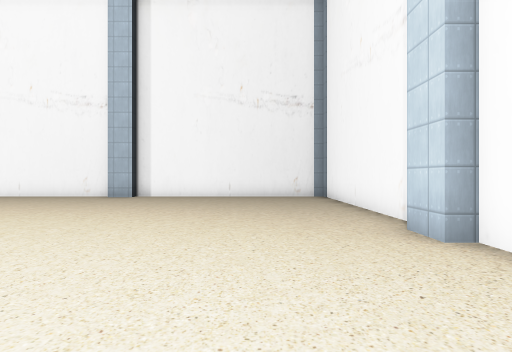
View 1 (above)

18 first-person views from a walk through a 3-D level made in the Godot game engine. The camera is 1.4 m above the floor, looks level and sees 80° across. The floor is counted in squares, 1.8 m on a side. Each view is taken from the middle of a square. On the plan, view 1 faces up. The plan holds only what a view shows up to about 11 squares ahead; the rest is blank. The place goes on beyond the plan. Some surface patterns are stand-ins.

View 2
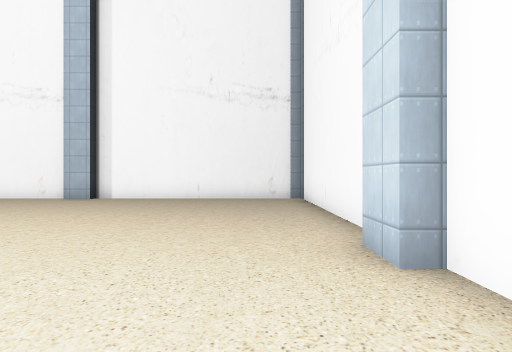

View 3
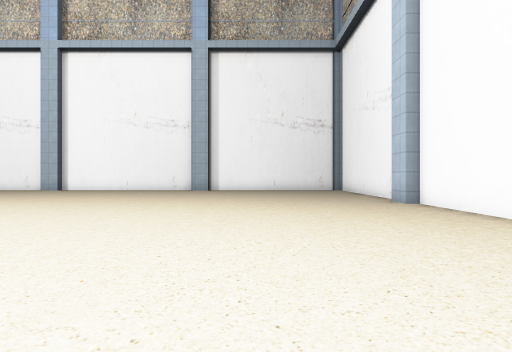

View 4
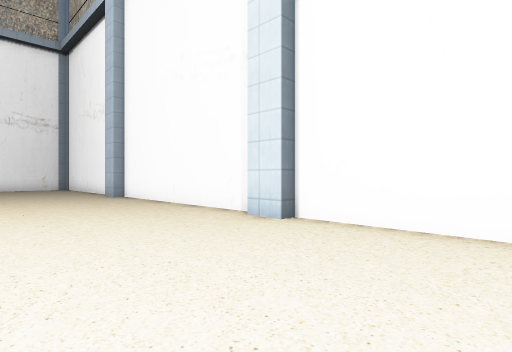

View 5
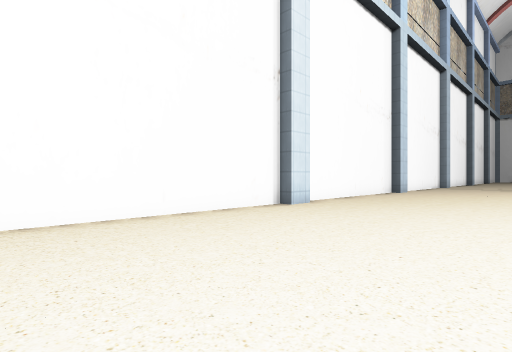

View 6
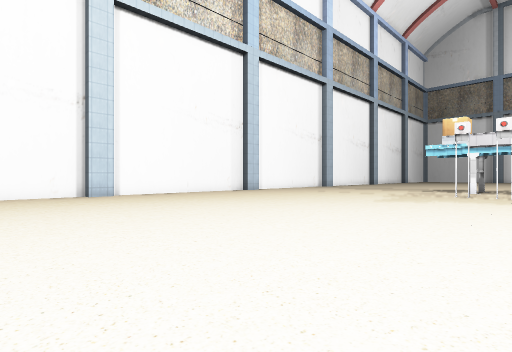

View 7
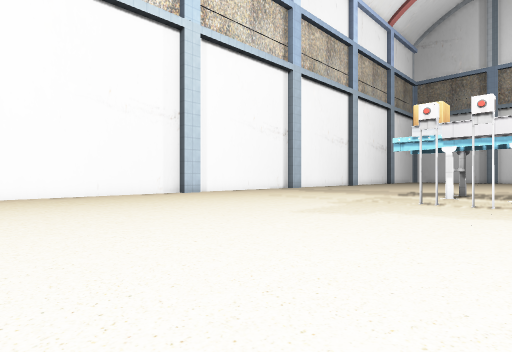

View 8
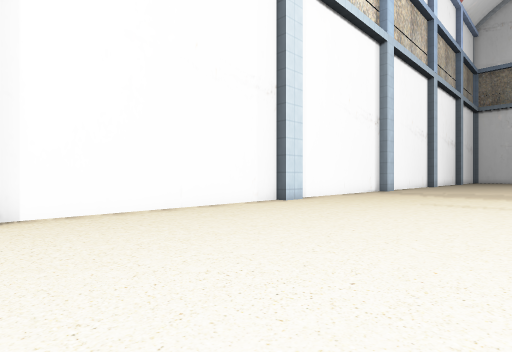

View 9
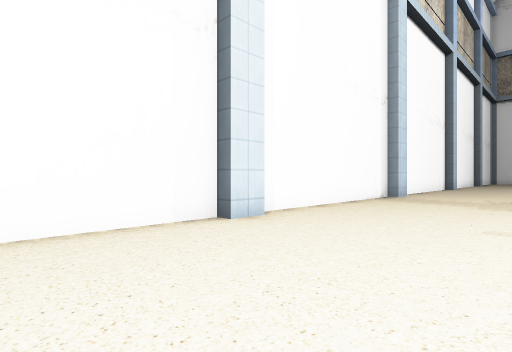

View 10
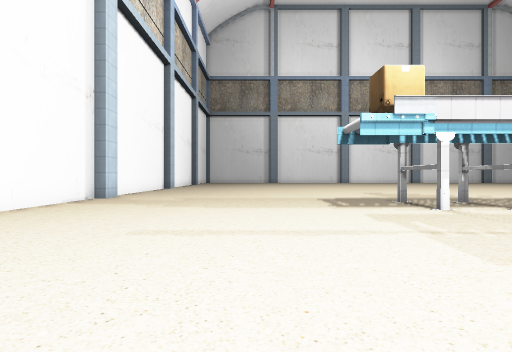

View 11
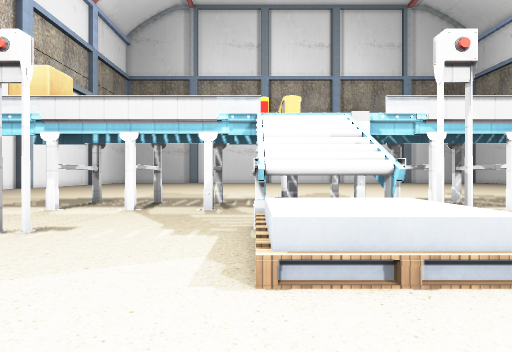

View 12
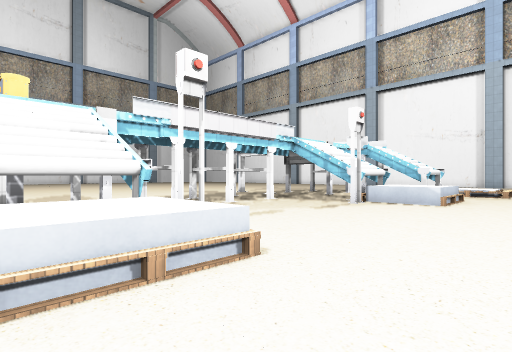

View 13
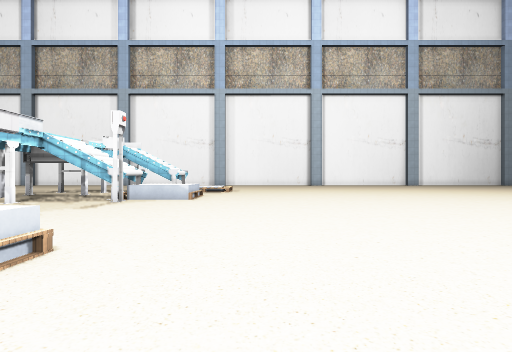

View 14
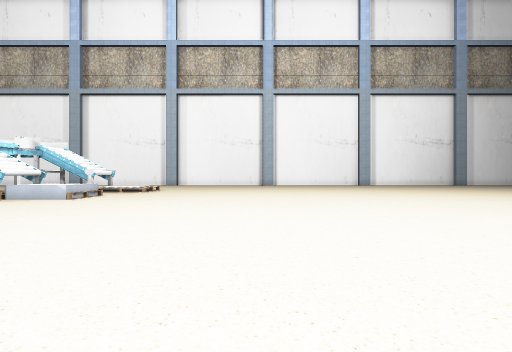

View 15
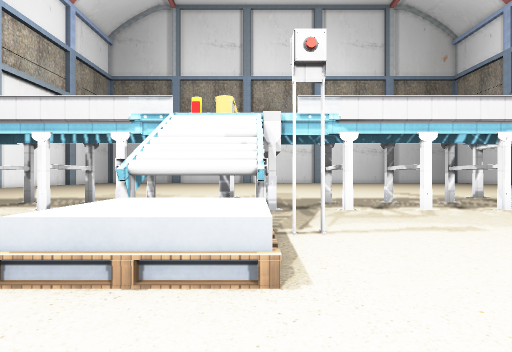

View 16
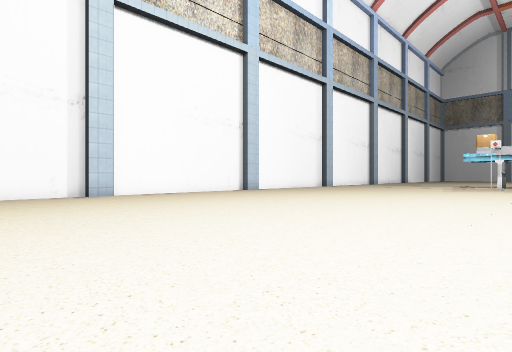

View 17
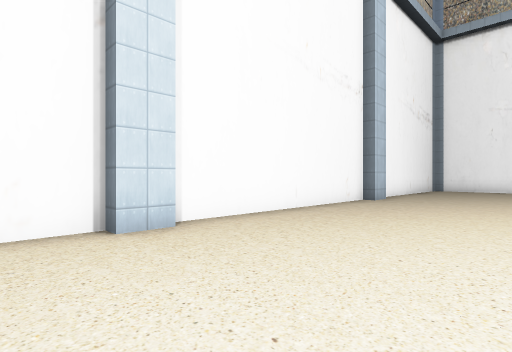

View 18
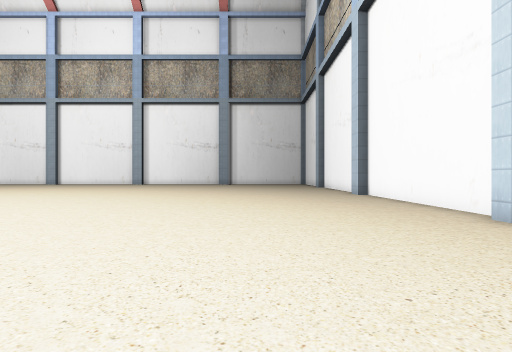

### Floor plan
Key: @ floor where view 1 was taken; # wall or solid block; . main floor; : floor 0.75 m higher than the main floor; / step, stairs or slope; B button; P pallet; C conveyor.
Columns run from 22 left of view 1 to 3 right of it. Each row starts with its distance up from view 1.
 12    #######################
 11    ......................#
 10    ......................#
  9    ......................#
  8    ......................#
  7    ............ .........#
  6    ......................#
  5    ......................#
  4    ......................#
  3    ........  ............#
  2    ......     ...........#
  1    .....       ..........#
  0    ....     ..........@..#
 -1    ...      .............#
 -2             .............#
 -3             .............#
 -4             .............#
 -5 ...         .............#
 -6 ....         ............#
 -7 .....        ............#
 -8 ......      .............#
 -9 ........    .............#
-10 .........   .............#
-11 ..........  .............#
-12 ........... .............#
-13 .........................#
-14 ........... .............#
-15 ..........  .............#
-16 ........... .............#
-17 .........................#
-18 .........................#
-19 //......///..............#
-20 :/....../:/..............#
-21 CCB....BPC/..B.B.........#
-22 .C......C C..............#
-23 ......... ...............#
-24 ..#.#.#.# .#.#.#.........#
-25 ..#.#.#.  .#.#.#.........#
-26 #.#.#.#. #.#.#.#.........#
-27 ........  ...............#
-28 #........#...............#

Where each view was taken, in squares from view 1:
view 1: 0 up, 0 right, facing up
view 2: 1 up, 1 right, facing up
view 3: 5 down, 2 left, facing up
view 4: 8 down, 2 left, facing up-right
view 5: 5 down, 3 left, facing down-right
view 6: 8 down, 10 left, facing down-right
view 7: 12 down, 10 left, facing down-right
view 8: 12 down, 4 left, facing down-right
view 9: 16 down, 2 left, facing down-right
view 10: 17 down, 3 left, facing down
view 11: 17 down, 12 left, facing down
view 12: 17 down, 12 left, facing down-left
view 13: 17 down, 11 left, facing left
view 14: 13 down, 11 left, facing left
view 15: 17 down, 14 left, facing down
view 16: 0 up, 10 left, facing down-right
view 17: 7 up, 15 left, facing up-right
view 18: 7 up, 8 left, facing left
